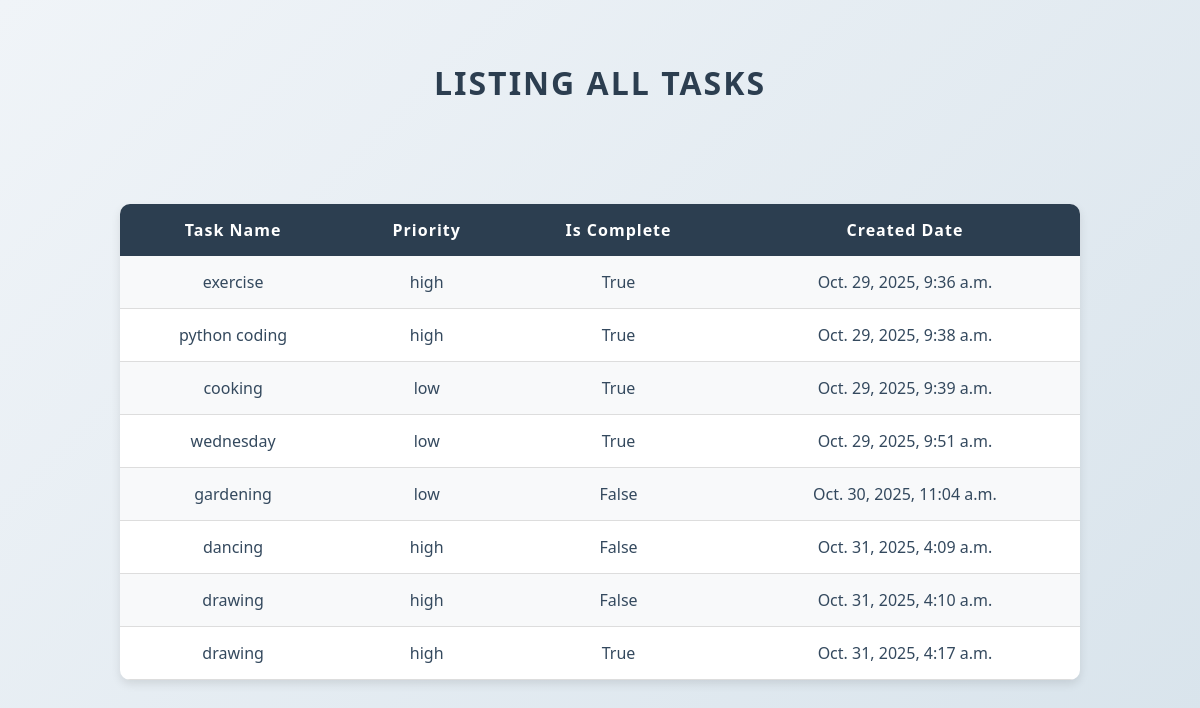
The app's page /tasklisting/ (signed in) with its own data.
### task_app/models.py (models this page shows)
class TaskModel(models.Model):
    priority_choice = [('high','high'),
                       ('low','low')]
    user = models.ForeignKey(User,on_delete=models.CASCADE)
    task_name = models.CharField(max_length=50)
    priority = models.CharField(max_length=50,choices=priority_choice)
    created_date = models.DateTimeField(auto_now_add=True)
    is_complete = models.BooleanField(default=False)

### task_app/views.py (the view)
# urls.py: path('tasklisting/',TaskListView.as_view(),name="listtask"),
class TaskListView(View):
     def get(self,request):
          task = TaskModel.objects.filter(user = request.user)
          return render(request,"task_list.html",{"task":task})

### task_app/templates/task_list.html (shortened to what this page needs)
<!DOCTYPE html>
<html lang="en">
<head>
</head>
<body>
    <h1>Listing All Tasks</h1>
    <table>
        <th>Task Name</th>
        <th>Priority</th>
        <th>Is Complete</th>
        <th>Created Date</th>
        {% for data in task %}
        <tr>
            <td>{{data.task_name}}</td>
            <td>{{data.priority}}</td>
            <td>{{data.is_complete}}</td>
            <td>{{data.created_date}}</td>
        </tr>
        {% endfor %}
    </table>
</body>
</html>

### task_app/templates/task_list.html (style rules this page uses)
body { font-family: "Segoe UI", Tahoma, Geneva, Verdana, sans-serif; background: linear-gradient(135deg, #f0f4f8, #d9e4ec); margin: 0; padding: 40px 0; }
h1 { text-align: center; color: #2c3e50; margin-bottom: 100px; text-transform: uppercase; letter-spacing: 2px; }
table { border-collapse: collapse; margin: auto; width: 80%; background-color: white; box-shadow: 0 4px 10px rgba(0, 0, 0, 0.1); border-radius: 10px; overflow: hidden; }
th, td { padding: 15px; text-align: center; }
th { background-color: #2c3e50; color: white; font-weight: 600; letter-spacing: 1px; }
td { border-bottom: 1px solid #ddd; color: #34495e; }
tr:nth-child(even) { background-color: #f8f9fa; }

### records on screen
TaskModel: task_name "exercise", priority "high", is_complete "True", created_date "Oct. 29, 2025, 9:36 a.m."
TaskModel: task_name "python coding", priority "high", is_complete "True", created_date "Oct. 29, 2025, 9:38 a.m."
TaskModel: task_name "cooking", priority "low", is_complete "True", created_date "Oct. 29, 2025, 9:39 a.m."
TaskModel: task_name "wednesday", priority "low", is_complete "True", created_date "Oct. 29, 2025, 9:51 a.m."
TaskModel: task_name "gardening", priority "low", is_complete "False", created_date "Oct. 30, 2025, 11:04 a.m."
TaskModel: task_name "dancing", priority "high", is_complete "False", created_date "Oct. 31, 2025, 4:09 a.m."
TaskModel: task_name "drawing", priority "high", is_complete "False", created_date "Oct. 31, 2025, 4:10 a.m."
TaskModel: task_name "drawing", priority "high", is_complete "True", created_date "Oct. 31, 2025, 4:17 a.m."
